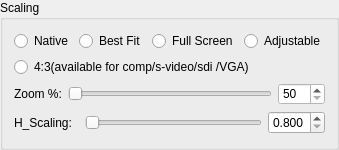
        <widget class="QGroupBox" name="Scaling_Group">
         <property name="minimumSize">
          <size>
           <width>0</width>
           <height>150</height>
          </size>
         </property>
         <property name="maximumSize">
          <size>
           <width>16777215</width>
           <height>150</height>
          </size>
         </property>
         <property name="title">
          <string>Scaling</string>
         </property>
         <layout class="QGridLayout" name="gridLayout_3">
          <item row="0" column="0">
           <layout class="QHBoxLayout" name="horizontalLayout_22">
            <item>
             <widget class="QRadioButton" name="Scaling_Native_RadioButton">
              <property name="focusPolicy">
               <enum>Qt::NoFocus</enum>
              </property>
              <property name="text">
               <string>Native</string>
              </property>
             </widget>
            </item>
            <item>
             <widget class="QRadioButton" name="Scaling_Best_Fit_RadioButton">
              <property name="focusPolicy">
               <enum>Qt::NoFocus</enum>
              </property>
              <property name="text">
               <string>Best Fit</string>
              </property>
             </widget>
            </item>
            <item>
             <widget class="QRadioButton" name="Scaling_Full_RadioButton">
              <property name="focusPolicy">
               <enum>Qt::NoFocus</enum>
              </property>
              <property name="text">
               <string>Full Screen</string>
              </property>
             </widget>
            </item>
            <item>
             <widget class="QRadioButton" name="Scaling_Adjust_RadioButton">
              <property name="focusPolicy">
               <enum>Qt::NoFocus</enum>
              </property>
              <property name="text">
               <string>Adjustable</string>
              </property>
             </widget>
            </item>
           </layout>
          </item>
          <item row="1" column="0">
           <widget class="QRadioButton" name="Scaling_FourToThree_RadioButton">
            <property name="focusPolicy">
             <enum>Qt::NoFocus</enum>
            </property>
            <property name="text">
             <string>4:3(available for comp/s-video/sdi /VGA)</string>
            </property>
           </widget>
          </item>
          <item row="2" column="0">
           <layout class="QHBoxLayout" name="horizontalLayout_28">
            <item>
             <widget class="QLabel" name="label_41">
              <property name="text">
               <string>Zoom %:</string>
              </property>
             </widget>
            </item>
            <item>
             <widget class="QSlider" name="Zoom_Slider">
              <property name="focusPolicy">
               <enum>Qt::NoFocus</enum>
              </property>
              <property name="minimum">
               <number>50</number>
              </property>
              <property name="maximum">
               <number>200</number>
              </property>
              <property name="singleStep">
               <number>0</number>
              </property>
              <property name="pageStep">
               <number>0</number>
              </property>
              <property name="orientation">
               <enum>Qt::Horizontal</enum>
              </property>
             </widget>
            </item>
            <item>
             <widget class="QSpinBox" name="Zoom_spinBox">
              <property name="focusPolicy">
               <enum>Qt::StrongFocus</enum>
              </property>
              <property name="styleSheet">
               <string notr="true">background-color: rgb(255, 255, 255);</string>
              </property>
              <property name="minimum">
               <number>50</number>
              </property>
              <property name="maximum">
               <number>200</number>
              </property>
             </widget>
            </item>
           </layout>
          </item>
          <item row="3" column="0">
           <layout class="QHBoxLayout" name="horizontalLayout_9">
            <item>
             <widget class="QLabel" name="label_42">
              <property name="minimumSize">
               <size>
                <width>65</width>
                <height>0</height>
               </size>
              </property>
              <property name="text">
               <string>H_Scaling:</string>
              </property>
             </widget>
            </item>
            <item>
             <widget class="QSlider" name="H_Scaling_Slider">
              <property name="focusPolicy">
               <enum>Qt::NoFocus</enum>
              </property>
              <property name="minimum">
               <number>800</number>
              </property>
              <property name="maximum">
               <number>2000</number>
              </property>
              <property name="singleStep">
               <number>0</number>
              </property>
              <property name="pageStep">
               <number>0</number>
              </property>
              <property name="orientation">
               <enum>Qt::Horizontal</enum>
              </property>
             </widget>
            </item>
            <item>
             <widget class="QDoubleSpinBox" name="H_Scaling_doubleSpinBox">
              <property name="focusPolicy">
               <enum>Qt::StrongFocus</enum>
              </property>
              <property name="decimals">
               <number>3</number>
              </property>
              <property name="minimum">
               <double>0.800000000000000</double>
              </property>
              <property name="maximum">
               <double>2.000000000000000</double>
              </property>
              <property name="singleStep">
               <double>0.001000000000000</double>
              </property>
             </widget>
            </item>
           </layout>
          </item>
         </layout>
        </widget>
